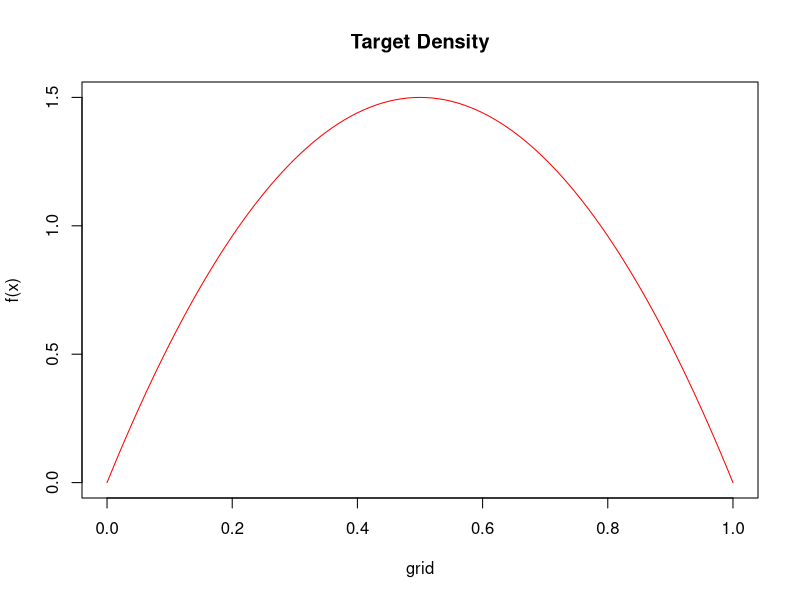
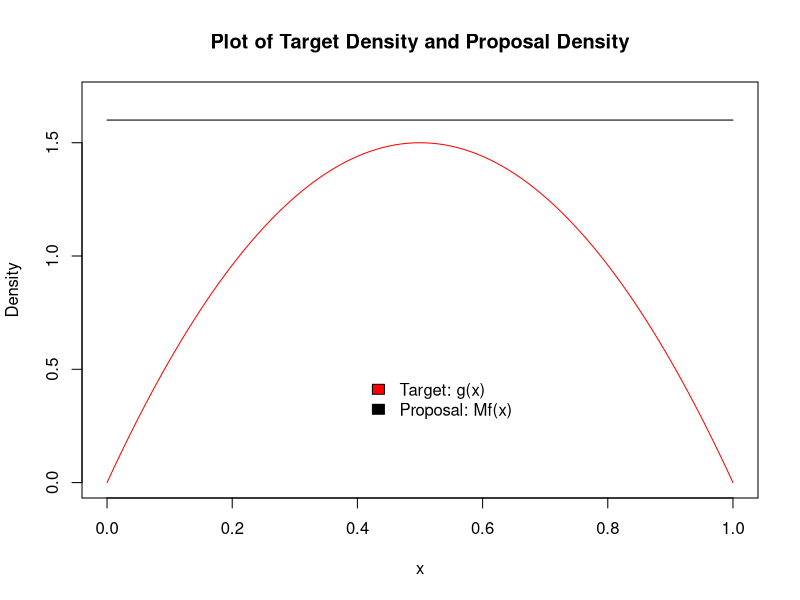
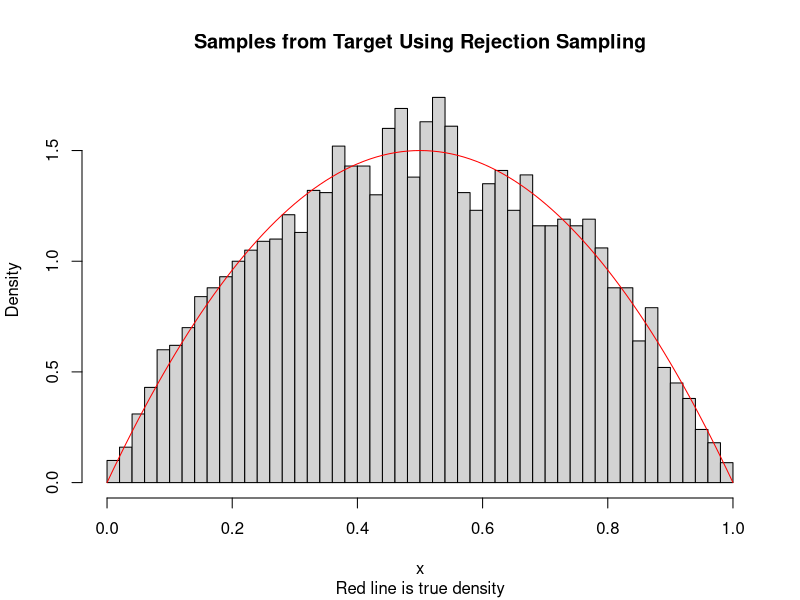
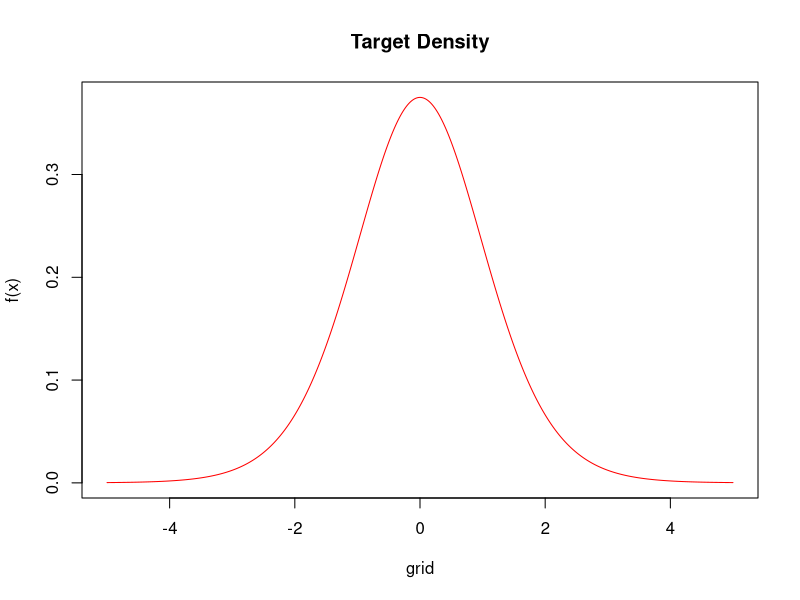
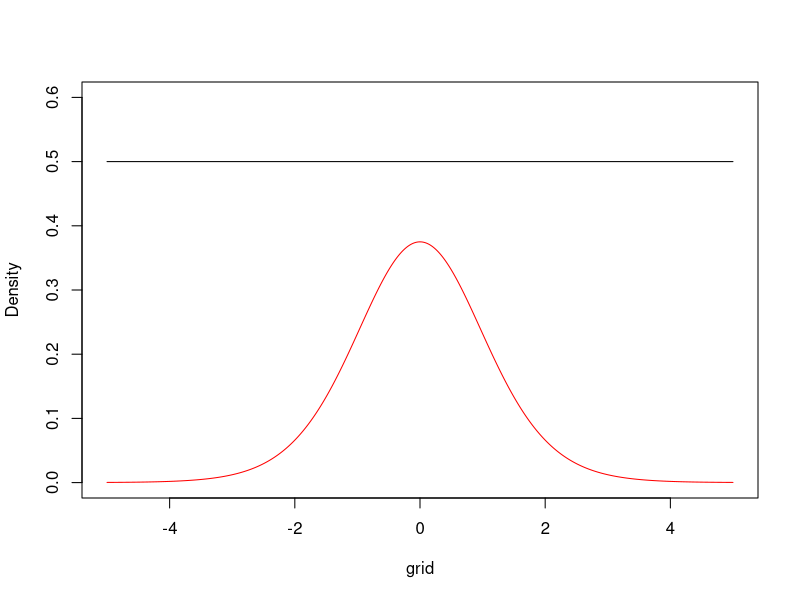
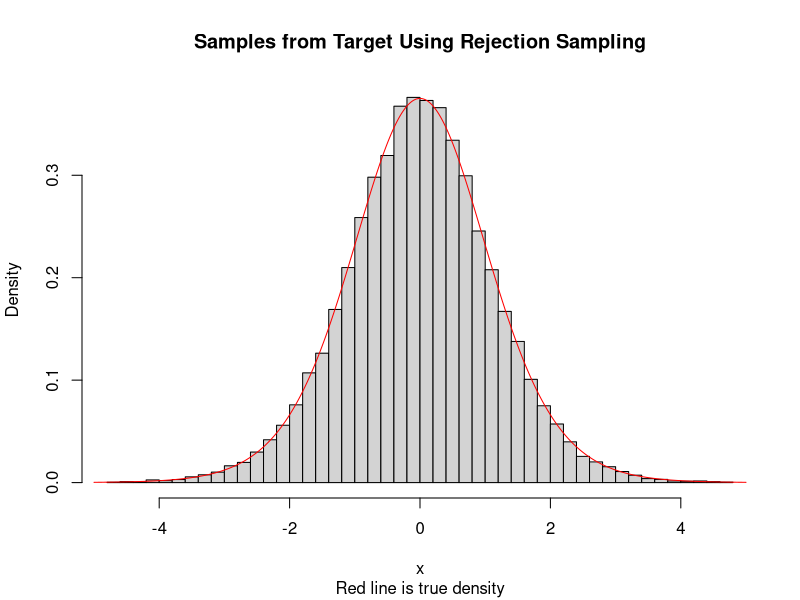

The R source for these figures, in order:
########################################
# Rejection Sampling
########################################


# Target function from which we want samples, in this case a beta(2, 2) density

target = function(x){
  6 * x * (1 - x)
}

grid = seq(0, 1, by = .01)
plot(grid, target(grid), type = 'l', main = "Target Density", ylab = "f(x)", col = 'red')

# Now the rejection sampler
#These two are the limits for the x axis
support.min = 0
support.max = 1

# This is the height of the function. It needs to be greater than the maximum of the target density.
ceiling = 1.6
proposal = function(x, support.min, support.max, ceiling){
  dunif(x, support.min, support.max) * ceiling * (support.max - support.min)
}
plot(grid, proposal(grid, support.min, support.max, ceiling), type = 'l', ylim = c(0, 1.7), ylab = "Density", xlab = "x", main = "Plot of Target Density and Proposal Density")
lines(grid, target(grid), col = 'red')
legend(.4, .5, legend = c("Target: g(x)", "Proposal: Mf(x)"), fill = c("red", "black"), bty = 'n')

# This loop performs the actual calculations

target.draws = numeric(0)
draws.count = 0
tries = 0
number.of.samples = 5000
while(draws.count < number.of.samples){
  x.star = runif(1, support.min, support.max)
  prob = target(x.star)/proposal(x.star, support.min, support.max, ceiling)
  if(runif(1) < prob){
    target.draws = c(target.draws, x.star)
    draws.count = draws.count + 1
  }
  tries = tries + 1
}

efficiency = draws.count / tries

# Examine the histogram of the draws with the true density superimposed. Notice that it adheres to the density very well.
hist(target.draws, breaks = 60, freq = F, main = "Samples from Target Using Rejection Sampling", xlab = "x", sub = "Red line is true density")
lines(grid, target(grid), col = 'red')

#########################################
# Here's a more complicated example, using a type IV generalized logistic distribution with alpha = beta = 2
#########################################

target = function(x){
  6 * exp(-2 * x) / ((1 + exp(-x))^4)
}

grid = seq(-5,  5, by = .01)
plot(grid, target(grid), type = 'l', main = "Target Density", ylab = "f(x)", col = 'red')

# Notice that this density is defined on the whole real line, so it is impossible to choose a uniform proposal which will cover it. To get around this, we can either use a different proposal or, the easier way, truncate the density to a range outside of which there is very little probability. We see that outside of +/- 5 there is almost 0 probability, so we will do that.

support.min = -5
support.max = 5

ceiling = .5
plot(grid, proposal(grid, support.min, support.max, ceiling), type = 'l', ylim = c(0, .6), ylab = "Density")
lines(grid, target(grid), col = 'red')

# This loop performs the actual calculations

target.draws = numeric(0)
draws.count = 0
tries = 0
number.of.samples = 50000
while(draws.count < number.of.samples){
  x.star = runif(1, support.min, support.max)
  prob = target(x.star)/proposal(x.star, support.min, support.max, ceiling)
  if(runif(1) < prob){
    target.draws = c(target.draws, x.star)
    draws.count = draws.count + 1
  }
  tries = tries + 1
}

efficiency = draws.count / tries

hist(target.draws, breaks = 60, freq = F, main = "Samples from Target Using Rejection Sampling", xlab = "x", sub = "Red line is true density")
lines(grid, target(grid), col = 'red')


